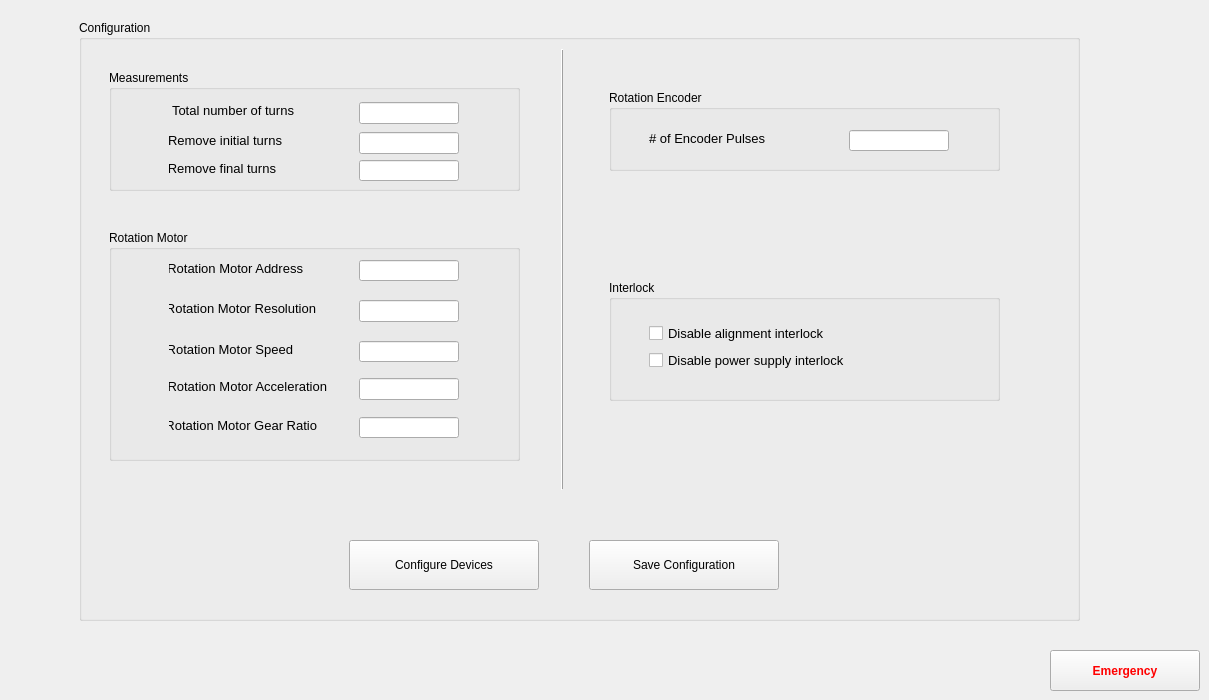
    <widget class="QWidget" name="tab_5">
     <attribute name="icon">
      <iconset resource="resource_file.qrc">
       <normaloff>:/Images/imagens/settings.png</normaloff>:/Images/imagens/settings.png</iconset>
     </attribute>
     <attribute name="title">
      <string>Main Settings</string>
     </attribute>
     <widget class="QGroupBox" name="groupBox_8">
      <property name="geometry">
       <rect>
        <x>79</x>
        <y>20</y>
        <width>1001</width>
        <height>601</height>
       </rect>
      </property>
      <property name="title">
       <string>Configuration</string>
      </property>
      <widget class="Line" name="line">
       <property name="geometry">
        <rect>
         <x>475</x>
         <y>29</y>
         <width>16</width>
         <height>441</height>
        </rect>
       </property>
       <property name="frameShadow">
        <enum>QFrame::Raised</enum>
       </property>
       <property name="lineWidth">
        <number>1</number>
       </property>
       <property name="midLineWidth">
        <number>0</number>
       </property>
       <property name="orientation">
        <enum>Qt::Vertical</enum>
       </property>
      </widget>
      <widget class="QPushButton" name="pb_save_config">
       <property name="geometry">
        <rect>
         <x>510</x>
         <y>520</y>
         <width>190</width>
         <height>50</height>
        </rect>
       </property>
       <property name="text">
        <string>Save Configuration</string>
       </property>
       <property name="icon">
        <iconset resource="resource_file.qrc">
         <normaloff>:/Images/imagens/save.png</normaloff>:/Images/imagens/save.png</iconset>
       </property>
       <property name="iconSize">
        <size>
         <width>20</width>
         <height>20</height>
        </size>
       </property>
      </widget>
      <widget class="QPushButton" name="pb_config">
       <property name="geometry">
        <rect>
         <x>270</x>
         <y>520</y>
         <width>190</width>
         <height>50</height>
        </rect>
       </property>
       <property name="text">
        <string>Configure Devices</string>
       </property>
       <property name="icon">
        <iconset resource="resource_file.qrc">
         <normaloff>:/Images/imagens/configure.png</normaloff>:/Images/imagens/configure.png</iconset>
       </property>
       <property name="iconSize">
        <size>
         <width>30</width>
         <height>30</height>
        </size>
       </property>
      </widget>
      <widget class="QGroupBox" name="groupBox_28">
       <property name="geometry">
        <rect>
         <x>530</x>
         <y>260</y>
         <width>391</width>
         <height>121</height>
        </rect>
       </property>
       <property name="title">
        <string>Interlock</string>
       </property>
       <widget class="QCheckBox" name="chb_disable_ps_interlock">
        <property name="geometry">
         <rect>
          <x>40</x>
          <y>70</y>
          <width>196</width>
          <height>20</height>
         </rect>
        </property>
        <property name="font">
         <font>
          <pointsize>10</pointsize>
         </font>
        </property>
        <property name="text">
         <string>Disable power supply interlock</string>
        </property>
       </widget>
       <widget class="QCheckBox" name="chb_disable_alignment_interlock">
        <property name="geometry">
         <rect>
          <x>40</x>
          <y>43</y>
          <width>176</width>
          <height>20</height>
         </rect>
        </property>
        <property name="font">
         <font>
          <pointsize>10</pointsize>
         </font>
        </property>
        <property name="text">
         <string>Disable alignment interlock</string>
        </property>
       </widget>
      </widget>
      <widget class="QGroupBox" name="groupBox_31">
       <property name="geometry">
        <rect>
         <x>30</x>
         <y>50</y>
         <width>411</width>
         <height>121</height>
        </rect>
       </property>
       <property name="title">
        <string>Measurements</string>
       </property>
       <widget class="QLineEdit" name="le_remove_final_turns">
        <property name="geometry">
         <rect>
          <x>250</x>
          <y>90</y>
          <width>100</width>
          <height>21</height>
         </rect>
        </property>
        <property name="font">
         <font>
          <pointsize>10</pointsize>
         </font>
        </property>
        <property name="text">
         <string/>
        </property>
       </widget>
       <widget class="QLineEdit" name="le_remove_initial_turns">
        <property name="geometry">
         <rect>
          <x>250</x>
          <y>62</y>
          <width>100</width>
          <height>22</height>
         </rect>
        </property>
        <property name="font">
         <font>
          <pointsize>10</pointsize>
         </font>
        </property>
        <property name="text">
         <string/>
        </property>
       </widget>
       <widget class="QLabel" name="label_67">
        <property name="geometry">
         <rect>
          <x>60</x>
          <y>32</y>
          <width>125</width>
          <height>16</height>
         </rect>
        </property>
        <property name="font">
         <font>
          <pointsize>10</pointsize>
         </font>
        </property>
        <property name="text">
         <string>Total number of turns</string>
        </property>
        <property name="alignment">
         <set>Qt::AlignRight|Qt::AlignTrailing|Qt::AlignVCenter</set>
        </property>
       </widget>
       <widget class="QLineEdit" name="le_total_number_of_turns">
        <property name="geometry">
         <rect>
          <x>250</x>
          <y>32</y>
          <width>100</width>
          <height>22</height>
         </rect>
        </property>
        <property name="font">
         <font>
          <pointsize>10</pointsize>
         </font>
        </property>
       </widget>
       <widget class="QLabel" name="label_60">
        <property name="geometry">
         <rect>
          <x>60</x>
          <y>90</y>
          <width>107</width>
          <height>16</height>
         </rect>
        </property>
        <property name="font">
         <font>
          <pointsize>10</pointsize>
         </font>
        </property>
        <property name="text">
         <string>Remove final turns</string>
        </property>
        <property name="alignment">
         <set>Qt::AlignRight|Qt::AlignTrailing|Qt::AlignVCenter</set>
        </property>
       </widget>
       <widget class="QLabel" name="label_54">
        <property name="geometry">
         <rect>
          <x>60</x>
          <y>62</y>
          <width>113</width>
          <height>16</height>
         </rect>
        </property>
        <property name="font">
         <font>
          <pointsize>10</pointsize>
         </font>
        </property>
        <property name="text">
         <string>Remove initial turns</string>
        </property>
        <property name="alignment">
         <set>Qt::AlignRight|Qt::AlignTrailing|Qt::AlignVCenter</set>
        </property>
       </widget>
      </widget>
      <widget class="QGroupBox" name="groupBox_32">
       <property name="geometry">
        <rect>
         <x>30</x>
         <y>210</y>
         <width>411</width>
         <height>231</height>
        </rect>
       </property>
       <property name="title">
        <string>Rotation Motor</string>
       </property>
       <widget class="QLineEdit" name="le_rotation_motor_address">
        <property name="geometry">
         <rect>
          <x>250</x>
          <y>30</y>
          <width>100</width>
          <height>21</height>
         </rect>
        </property>
        <property name="font">
         <font>
          <pointsize>10</pointsize>
         </font>
        </property>
        <property name="text">
         <string/>
        </property>
       </widget>
       <widget class="QLabel" name="label_46">
        <property name="geometry">
         <rect>
          <x>60</x>
          <y>148</y>
          <width>158</width>
          <height>16</height>
         </rect>
        </property>
        <property name="font">
         <font>
          <pointsize>10</pointsize>
         </font>
        </property>
        <property name="text">
         <string>Rotation Motor Acceleration</string>
        </property>
        <property name="alignment">
         <set>Qt::AlignRight|Qt::AlignTrailing|Qt::AlignVCenter</set>
        </property>
       </widget>
       <widget class="QLineEdit" name="le_rotation_motor_ratio">
        <property name="geometry">
         <rect>
          <x>250</x>
          <y>187</y>
          <width>100</width>
          <height>21</height>
         </rect>
        </property>
        <property name="font">
         <font>
          <pointsize>10</pointsize>
         </font>
        </property>
        <property name="text">
         <string/>
        </property>
       </widget>
       <widget class="QLabel" name="label_44">
        <property name="geometry">
         <rect>
          <x>60</x>
          <y>30</y>
          <width>134</width>
          <height>16</height>
         </rect>
        </property>
        <property name="font">
         <font>
          <pointsize>10</pointsize>
         </font>
        </property>
        <property name="text">
         <string>Rotation Motor Address</string>
        </property>
        <property name="alignment">
         <set>Qt::AlignRight|Qt::AlignTrailing|Qt::AlignVCenter</set>
        </property>
       </widget>
       <widget class="QLabel" name="label_48">
        <property name="geometry">
         <rect>
          <x>60</x>
          <y>70</y>
          <width>147</width>
          <height>16</height>
         </rect>
        </property>
        <property name="font">
         <font>
          <pointsize>10</pointsize>
         </font>
        </property>
        <property name="text">
         <string>Rotation Motor Resolution</string>
        </property>
        <property name="alignment">
         <set>Qt::AlignRight|Qt::AlignTrailing|Qt::AlignVCenter</set>
        </property>
       </widget>
       <widget class="QLineEdit" name="le_rotation_motor_speed">
        <property name="geometry">
         <rect>
          <x>250</x>
          <y>111</y>
          <width>100</width>
          <height>21</height>
         </rect>
        </property>
        <property name="font">
         <font>
          <pointsize>10</pointsize>
         </font>
        </property>
        <property name="text">
         <string/>
        </property>
       </widget>
       <widget class="QLineEdit" name="le_rotation_motor_resolution">
        <property name="geometry">
         <rect>
          <x>250</x>
          <y>70</y>
          <width>100</width>
          <height>22</height>
         </rect>
        </property>
        <property name="font">
         <font>
          <pointsize>10</pointsize>
         </font>
        </property>
        <property name="text">
         <string/>
        </property>
       </widget>
       <widget class="QLabel" name="label_45">
        <property name="geometry">
         <rect>
          <x>60</x>
          <y>111</y>
          <width>124</width>
          <height>16</height>
         </rect>
        </property>
        <property name="font">
         <font>
          <pointsize>10</pointsize>
         </font>
        </property>
        <property name="text">
         <string>Rotation Motor Speed</string>
        </property>
        <property name="alignment">
         <set>Qt::AlignRight|Qt::AlignTrailing|Qt::AlignVCenter</set>
        </property>
       </widget>
       <widget class="QLineEdit" name="le_rotation_motor_acceleration">
        <property name="geometry">
         <rect>
          <x>250</x>
          <y>148</y>
          <width>100</width>
          <height>22</height>
         </rect>
        </property>
        <property name="font">
         <font>
          <pointsize>10</pointsize>
         </font>
        </property>
        <property name="text">
         <string/>
        </property>
       </widget>
       <widget class="QLabel" name="label_47">
        <property name="geometry">
         <rect>
          <x>60</x>
          <y>187</y>
          <width>148</width>
          <height>16</height>
         </rect>
        </property>
        <property name="font">
         <font>
          <pointsize>10</pointsize>
         </font>
        </property>
        <property name="text">
         <string>Rotation Motor Gear Ratio</string>
        </property>
        <property name="alignment">
         <set>Qt::AlignRight|Qt::AlignTrailing|Qt::AlignVCenter</set>
        </property>
       </widget>
      </widget>
      <widget class="QGroupBox" name="groupBox_33">
       <property name="geometry">
        <rect>
         <x>530</x>
         <y>70</y>
         <width>391</width>
         <height>81</height>
        </rect>
       </property>
       <property name="title">
        <string>Rotation Encoder</string>
       </property>
       <widget class="QLineEdit" name="le_n_encoder_pulses">
        <property name="geometry">
         <rect>
          <x>240</x>
          <y>40</y>
          <width>100</width>
          <height>21</height>
         </rect>
        </property>
        <property name="font">
         <font>
          <pointsize>10</pointsize>
         </font>
        </property>
        <property name="text">
         <string/>
        </property>
       </widget>
       <widget class="QLabel" name="label_50">
        <property name="geometry">
         <rect>
          <x>40</x>
          <y>40</y>
          <width>120</width>
          <height>16</height>
         </rect>
        </property>
        <property name="font">
         <font>
          <pointsize>10</pointsize>
         </font>
        </property>
        <property name="text">
         <string># of Encoder Pulses</string>
        </property>
        <property name="alignment">
         <set>Qt::AlignLeading|Qt::AlignLeft|Qt::AlignVCenter</set>
        </property>
       </widget>
      </widget>
     </widget>
     <widget class="QPushButton" name="pb_emergency1">
      <property name="geometry">
       <rect>
        <x>1050</x>
        <y>650</y>
        <width>150</width>
        <height>41</height>
       </rect>
      </property>
      <property name="palette">
       <palette>
        <active>
         <colorrole role="ButtonText">
          <brush brushstyle="SolidPattern">
           <color alpha="255">
            <red>255</red>
            <green>0</green>
            <blue>0</blue>
           </color>
          </brush>
         </colorrole>
        </active>
        <inactive>
         <colorrole role="ButtonText">
          <brush brushstyle="SolidPattern">
           <color alpha="255">
            <red>255</red>
            <green>0</green>
            <blue>0</blue>
           </color>
          </brush>
         </colorrole>
        </inactive>
        <disabled>
         <colorrole role="ButtonText">
          <brush brushstyle="SolidPattern">
           <color alpha="255">
            <red>120</red>
            <green>120</green>
            <blue>120</blue>
           </color>
          </brush>
         </colorrole>
        </disabled>
       </palette>
      </property>
      <property name="font">
       <font>
        <weight>75</weight>
        <bold>true</bold>
       </font>
      </property>
      <property name="text">
       <string>Emergency</string>
      </property>
      <property name="icon">
       <iconset resource="resource_file.qrc">
        <normaloff>:/Images/imagens/emergency_icon_01.png</normaloff>:/Images/imagens/emergency_icon_01.png</iconset>
      </property>
      <property name="iconSize">
       <size>
        <width>35</width>
        <height>35</height>
       </size>
      </property>
     </widget>
    </widget>
